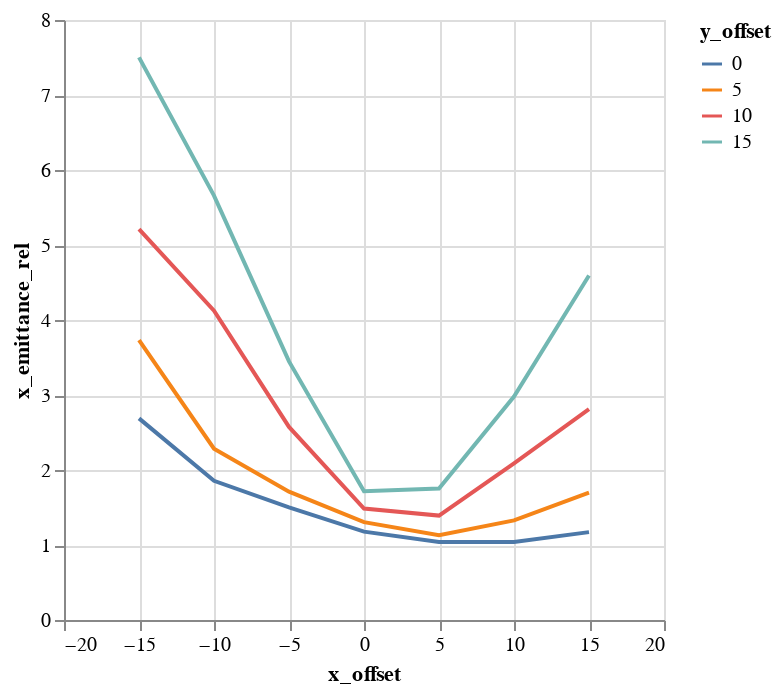

Notebook code for this chart:
### Code cell
alt.Chart(emit_df).mark_line().encode(
    color='y_offset:N',
    x='x_offset',
    y='x_emittance_rel',
)

### Figure 1 — Vega-Lite specification as saved in the notebook (floating-point values rounded to 4 significant figures)
{"$schema": "https://vega.github.io/schema/vega-lite/v1.2.1.json", "data": {"values": [{"losses": 0, "relbeta": 0.002308, "sourceID": 16777222, "sourceName": "x_-15_y_0", "x_emittance": 4.357, "x_emittance_rel": 2.688, "x_norm_emittance": 0.01006, "x_offset": -15, "y_emittance": 2.188, "y_emittance_rel": 1.392, "y_norm_emittance": 0.00505, "y_offset": 0}, {"losses": 1, "relbeta": 0.002308, "sourceID": 16777229, "sourceName": "x_-15_y_5", "x_emittance": 5.946, "x_emittance_rel": 3.732, "x_norm_emittance": 0.01372, "x_offset": -15, "y_emittance": 4.078, "y_emittance_rel": 2.559, "y_norm_emittance": 0.009412, "y_offset": 5}, {"losses": 1, "relbeta": 0.002308, "sourceID": 16777236, "sourceName": "x_-15_y_10", "x_emittance": 8.429, "x_emittance_rel": 5.213, "x_norm_emittance": 0.01946, "x_offset": -15, "y_emittance": 7.646, "y_emittance_rel": 4.789, "y_norm_emittance": 0.01765, "y_offset": 10}, {"losses": 4, "relbeta": 0.002308, "sourceID": 16777243, "sourceName": "x_-15_y_15", "x_emittance": 12.54, "x_emittance_rel": 7.502, "x_norm_emittance": 0.02894, "x_offset": -15, "y_emittance": 10.56, "y_emittance_rel": 6.353, "y_norm_emittance": 0.02437, "y_offset": 15}, {"losses": 0, "relbeta": 0.002308, "sourceID": 16777220, "sourceName": "x_-10_y_0", "x_emittance": 2.955, "x_emittance_rel": 1.856, "x_norm_emittance": 0.006821, "x_offset": -10, "y_emittance": 1.885, "y_emittance_rel": 1.214, "y_norm_emittance": 0.00435, "y_offset": 0}, {"losses": 0, "relbeta": 0.002308, "sourceID": 16777227, "sourceName": "x_-10_y_5", "x_emittance": 3.685, "x_emittance_rel": 2.285, "x_norm_emittance": 0.008505, "x_offset": -10, "y_emittance": 3.22, "y_emittance_rel": 2.038, "y_norm_emittance": 0.007433, "y_offset": 5}, {"losses": 0, "relbeta": 0.002308, "sourceID": 16777234, "sourceName": "x_-10_y_10", "x_emittance": 6.133, "x_emittance_rel": 4.125, "x_norm_emittance": 0.01415, "x_offset": -10, "y_emittance": 5.836, "y_emittance_rel": 3.504, "y_norm_emittance": 0.01347, "y_offset": 10}, {"losses": 0, "relbeta": 0.002308, "sourceID": 16777241, "sourceName": "x_-10_y_15", "x_emittance": 8.204, "x_emittance_rel": 5.659, "x_norm_emittance": 0.01894, "x_offset": -10, "y_emittance": 8.517, "y_emittance_rel": 5.212, "y_norm_emittance": 0.01966, "y_offset": 15}, {"losses": 0, "relbeta": 0.002308, "sourceID": 16777218, "sourceName": "x_-5_y_0", "x_emittance": 2.518, "x_emittance_rel": 1.502, "x_norm_emittance": 0.005811, "x_offset": -5, "y_emittance": 1.897, "y_emittance_rel": 1.104, "y_norm_emittance": 0.004378, "y_offset": 0}, {"losses": 0, "relbeta": 0.002308, "sourceID": 16777225, "sourceName": "x_-5_y_5", "x_emittance": 2.606, "x_emittance_rel": 1.71, "x_norm_emittance": 0.006014, "x_offset": -5, "y_emittance": 2.374, "y_emittance_rel": 1.46, "y_norm_emittance": 0.00548, "y_offset": 5}, {"losses": 0, "relbeta": 0.002308, "sourceID": 16777232, "sourceName": "x_-5_y_10", "x_emittance": 3.891, "x_emittance_rel": 2.575, "x_norm_emittance": 0.008981, "x_offset": -5, "y_emittance": 3.708, "y_emittance_rel": 2.4, "y_norm_emittance": 0.008559, "y_offset": 10}, {"losses": 0, "relbeta": 0.002308, "sourceID": 16777239, "sourceName": "x_-5_y_15", "x_emittance": 5.833, "x_emittance_rel": 3.448, "x_norm_emittance": 0.01346, "x_offset": -5, "y_emittance": 5.354, "y_emittance_rel": 3.558, "y_norm_emittance": 0.01236, "y_offset": 15}, {"losses": 0, "relbeta": 0.002308, "sourceID": 16777216, "sourceName": "x_0_y_0", "x_emittance": 1.814, "x_emittance_rel": 1.178, "x_norm_emittance": 0.004187, "x_offset": 0, "y_emittance": 1.587, "y_emittance_rel": 1.033, "y_norm_emittance": 0.003662, "y_offset": 0}, {"losses": 0, "relbeta": 0.002308, "sourceID": 16777223, "sourceName": "x_0_y_5", "x_emittance": 2.011, "x_emittance_rel": 1.305, "x_norm_emittance": 0.004641, "x_offset": 0, "y_emittance": 1.7, "y_emittance_rel": 1.107, "y_norm_emittance": 0.003923, "y_offset": 5}, {"losses": 0, "relbeta": 0.002308, "sourceID": 16777230, "sourceName": "x_0_y_10", "x_emittance": 2.084, "x_emittance_rel": 1.485, "x_norm_emittance": 0.00481, "x_offset": 0, "y_emittance": 1.921, "y_emittance_rel": 1.302, "y_norm_emittance": 0.004433, "y_offset": 10}, {"losses": 0, "relbeta": 0.002308, "sourceID": 16777237, "sourceName": "x_0_y_15", "x_emittance": 3.037, "x_emittance_rel": 1.717, "x_norm_emittance": 0.007009, "x_offset": 0, "y_emittance": 2.599, "y_emittance_rel": 1.612, "y_norm_emittance": 0.006, "y_offset": 15}, {"losses": 0, "relbeta": 0.002308, "sourceID": 16777217, "sourceName": "x_5_y_0", "x_emittance": 1.614, "x_emittance_rel": 1.041, "x_norm_emittance": 0.003725, "x_offset": 5, "y_emittance": 1.694, "y_emittance_rel": 1.012, "y_norm_emittance": 0.003911, "y_offset": 0}, {"losses": 0, "relbeta": 0.002308, "sourceID": 16777224, "sourceName": "x_5_y_5", "x_emittance": 1.81, "x_emittance_rel": 1.13, "x_norm_emittance": 0.004178, "x_offset": 5, "y_emittance": 1.603, "y_emittance_rel": 1.088, "y_norm_emittance": 0.0037, "y_offset": 5}, {"losses": 0, "relbeta": 0.002308, "sourceID": 16777231, "sourceName": "x_5_y_10", "x_emittance": 2.036, "x_emittance_rel": 1.392, "x_norm_emittance": 0.004699, "x_offset": 5, "y_emittance": 2.051, "y_emittance_rel": 1.287, "y_norm_emittance": 0.004734, "y_offset": 10}, {"losses": 0, "relbeta": 0.002308, "sourceID": 16777238, "sourceName": "x_5_y_15", "x_emittance": 2.803, "x_emittance_rel": 1.754, "x_norm_emittance": 0.006471, "x_offset": 5, "y_emittance": 2.904, "y_emittance_rel": 1.845, "y_norm_emittance": 0.006703, "y_offset": 15}, {"losses": 0, "relbeta": 0.002308, "sourceID": 16777219, "sourceName": "x_10_y_0", "x_emittance": 1.581, "x_emittance_rel": 1.041, "x_norm_emittance": 0.00365, "x_offset": 10, "y_emittance": 1.715, "y_emittance_rel": 1.072, "y_norm_emittance": 0.003958, "y_offset": 0}, {"losses": 0, "relbeta": 0.002308, "sourceID": 16777226, "sourceName": "x_10_y_5", "x_emittance": 1.922, "x_emittance_rel": 1.328, "x_norm_emittance": 0.004437, "x_offset": 10, "y_emittance": 1.916, "y_emittance_rel": 1.272, "y_norm_emittance": 0.004424, "y_offset": 5}, {"losses": 0, "relbeta": 0.002308, "sourceID": 16777233, "sourceName": "x_10_y_10", "x_emittance": 3.642, "x_emittance_rel": 2.09, "x_norm_emittance": 0.008408, "x_offset": 10, "y_emittance": 3.361, "y_emittance_rel": 2.085, "y_norm_emittance": 0.00776, "y_offset": 10}, {"losses": 0, "relbeta": 0.002308, "sourceID": 16777240, "sourceName": "x_10_y_15", "x_emittance": 4.686, "x_emittance_rel": 2.979, "x_norm_emittance": 0.01082, "x_offset": 10, "y_emittance": 4.618, "y_emittance_rel": 3.055, "y_norm_emittance": 0.01066, "y_offset": 15}, {"losses": 0, "relbeta": 0.002308, "sourceID": 16777221, "sourceName": "x_15_y_0", "x_emittance": 1.755, "x_emittance_rel": 1.171, "x_norm_emittance": 0.004052, "x_offset": 15, "y_emittance": 1.827, "y_emittance_rel": 1.157, "y_norm_emittance": 0.004217, "y_offset": 0}, {"losses": 0, "relbeta": 0.002308, "sourceID": 16777228, "sourceName": "x_15_y_5", "x_emittance": 2.669, "x_emittance_rel": 1.698, "x_norm_emittance": 0.006161, "x_offset": 15, "y_emittance": 2.585, "y_emittance_rel": 1.74, "y_norm_emittance": 0.005967, "y_offset": 5}, {"losses": 0, "relbeta": 0.002309, "sourceID": 16777235, "sourceName": "x_15_y_10", "x_emittance": 4.561, "x_emittance_rel": 2.81, "x_norm_emittance": 0.01053, "x_offset": 15, "y_emittance": 4.603, "y_emittance_rel": 2.849, "y_norm_emittance": 0.01062, "y_offset": 10}, {"losses": 0, "relbeta": 0.002309, "sourceID": 16777242, "sourceName": "x_15_y_15", "x_emittance": 6.96, "x_emittance_rel": 4.594, "x_norm_emittance": 0.01607, "x_offset": 15, "y_emittance": 7.085, "y_emittance_rel": 4.463, "y_norm_emittance": 0.01636, "y_offset": 15}]}, "encoding": {"color": {"field": "y_offset", "type": "nominal"}, "x": {"field": "x_offset", "type": "quantitative"}, "y": {"field": "x_emittance_rel", "type": "quantitative"}}, "mark": "line"}
